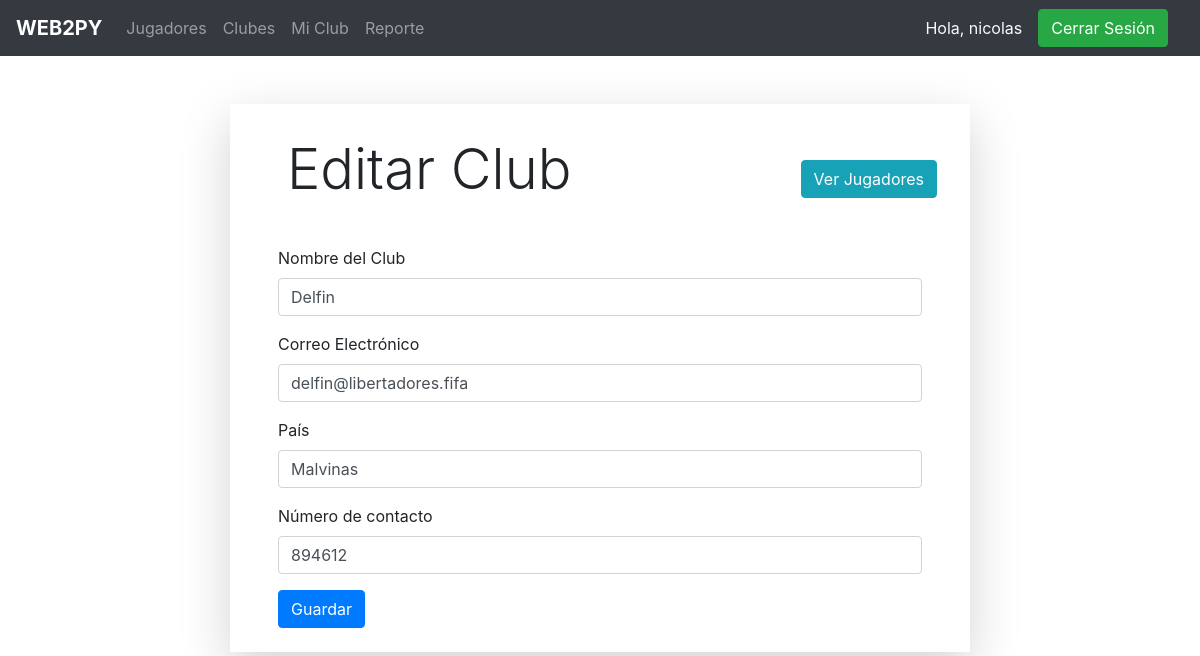
Screenshot of /club/editar (signed in) with the database file from the repository.
### app/models.py (models this page shows, shortened)
class Club(models.Model):
    id = models.AutoField(primary_key=True)
    nombre = models.CharField(max_length=50, unique=True)
    email = models.EmailField(max_length=50, unique=True, default='')
    pais = models.CharField(max_length=30, default='')
    telefono = models.CharField(max_length=25, null=True, blank=True, default='')
    usuario = models.ForeignKey(User, null=True, blank=True, on_delete=models.SET_NULL, related_name='usuario')

### app/views.py (the view, shortened to what this page needs)
# urls.py: path('club/editar', editar_club, name='editar_club'),
@login_required
def editar_club(request):
    club = Club.objects.get(usuario=request.user)
    jugadores = Jugador.objects.filter(club=club.id)
    print('Jugadores:', jugadores)
    context = {
        'action': 'Editar',
        'club': club,
        'jugadores': jugadores
    }
    return render(request, 'club/crear_editar_club.html', context)

### templates/club/crear_editar_club.html (shortened to what this page needs)
{% extends 'base.html' %}
{% block content %}
<div class="container">
    <div class="shadow-lg col-xl-8 mx-auto m-5 px-5 py-2">
        <div class="row justify-content-between">
            <h2 class="m-4 display-4">{% if action %}{{ action }}{% else %}Nuevo{% endif %} Club</h2>
            {% if action %}
                <button class="btn btn-info my-5" class="btn btn-primary" data-toggle="modal" data-target="#exampleModalCenter">Ver Jugadores</button>
            {% endif %}
        </div>
        <form method="POST">{% csrf_token %}
            <div class="form-group">
                <label>Nombre del Club</label>
                <input type="text" class="form-control" name="nombre" value="{% if form.errors %}{{ form.nombre.value }}{% else %}{{ club.nombre }}{% endif %}" required>
            </div>
            <div class="form-group">
                <label>Correo Electrónico</label><br>
                <input type="email" class="form-control" name="email" value="{% if form.errors %}{{ form.email.value }}{% else %}{{ club.email }}{% endif %}" required>
            </div>
            <div class="form-group">
                <label>País</label><br>
                <input type="text" class="form-control" name="pais" value="{% if form.errors %}{{ form.pais.value }}{% else %}{{ club.pais }}{% endif %}" required>
            </div>
            <div class="form-group">
                <label>Número de contacto</label><br>
                <input type="number" class="form-control" name="telefono" value="{% if form.errors %}{{ form.telefono.value }}{% else %}{{ club.telefono }}{% endif %}" required>
            </div>
            <button type="submit" class="btn btn-primary">Guardar</button>
        </form>
    </div>
</div>
{% endblock %}

### templates/base.html (shortened to what this page needs)
{% load static %}
<html lang="en">
<head>
    <link rel="stylesheet" href="https://cdn.jsdelivr.net/npm/bootstrap@4.5.3/dist/css/bootstrap.min.css">
</head>
<body>
    <nav class="navbar navbar-expand-lg navbar-dark bg-dark">
        <a class="navbar-brand" href="{% url 'index' %}"><strong>WEB2PY</strong></a>
        <div class="collapse navbar-collapse" id="navbarText">
            <ul class="navbar-nav mr-auto">
                {% if request.user.is_authenticated %}
                    <li class="nav-item">
                        <a class="nav-link" href="{% url 'jugadores' %}">Jugadores</a>
                    </li>
                    <li class="nav-item">
                        <a class="nav-link" href="{% url 'clubes' %}">Clubes</a>
                    </li>
                    {% if request.user.is_superuser %}
                        <li class="nav-item">
                            <a class="nav-link" href="{% url 'editar_club' %}">Mi Club</a>
                        </li>
                    {% else %}
                        <li class="nav-item">
                            <a class="nav-link" href="{% url 'nuevo_club' %}">Registrarse como Club</a>
                        </li>
                    {% endif %}
                    <li class="nav-item">
                        <a class="nav-link" href="{% url 'reporte' %}">Reporte</a>
                    </li>
                {% endif %}
            </ul>
            {% if user.is_authenticated %}
                <span class="text-light">Hola, {{ user.username }}</span>
                <a type="button" class="btn btn-success mx-3" href="{% url 'cerrar_sesion' %}">Cerrar Sesión</a>
            {% else %}
                <a type="button" class="btn btn-outline-success" href="{% url 'iniciar_sesion' %}">Iniciar Sesión</a>
                <a type="button" class="btn btn-success mx-3" href="{% url 'crear_cuenta' %}">Crear Cuenta</a>
            {% endif %}
        </div>
    </nav>
    {% block content %} {% endblock %}
</body>
</html>

### rows the page displays
Club: nombre "Delfin", email "delfin@libertadores.fifa", pais "Malvinas", telefono "894612"

### other values shown
{{ user.username }} "nicolas"
{{ action }} "Editar"
